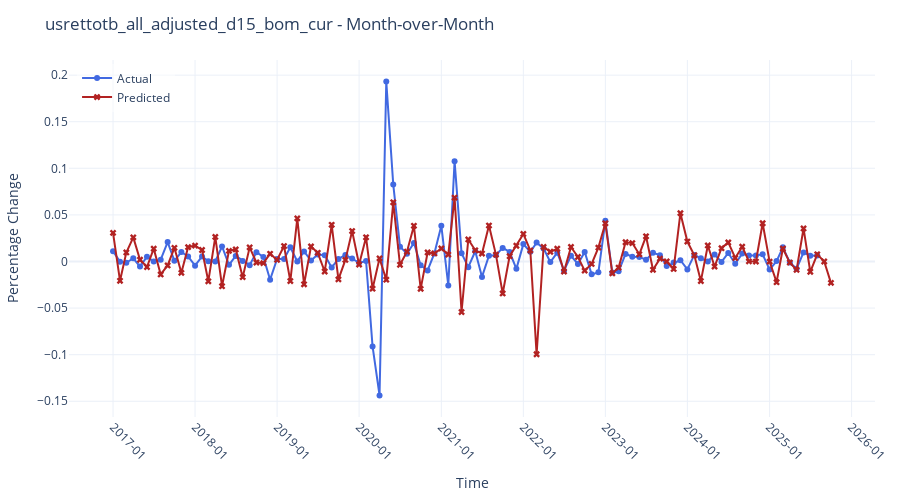

The code cell stored with this chart in its notebook:
### Code cell
plot_forecasts(df,plot_type='mom')
